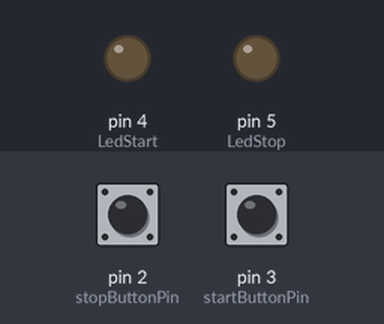
Recording of a sketch running on a simulated Arduino Uno, built with avr-gcc and run on an emulated ATmega328P. Shown: output pins drawn as LEDs (lit = HIGH). Inputs (shaded band) come from the test bench; at power-on: pin 2 (stopButtonPin) HIGH, pin 3 (startButtonPin) HIGH. No radio packets arrive unless stated.

Above: at 1.2 s.
1.3 s: pin 2 (stopButtonPin) pulled LOW for 0.15 s
At 2.2 s:
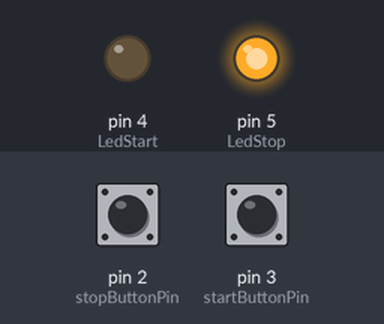
2.9 s: pin 3 (startButtonPin) pulled LOW for 0.15 s
At 3.5 s:
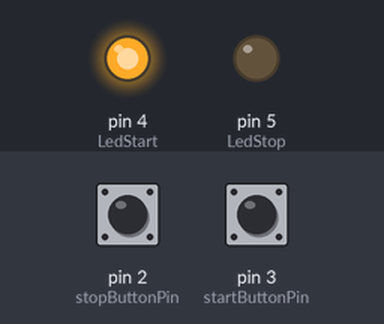
4.5 s: pin 2 (stopButtonPin) pulled LOW for 1 s
At 5.6 s:
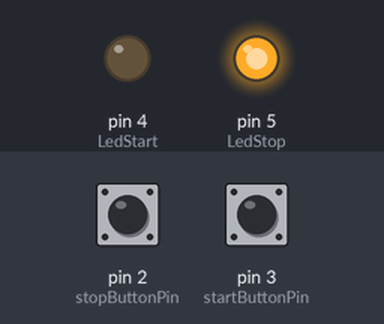
7.0 s: pin 3 (startButtonPin) pulled LOW for 1 s
At 7.7 s:
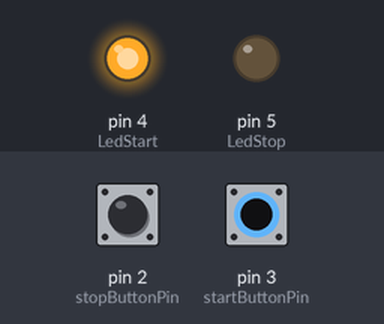
9.5 s: pin 2 (stopButtonPin) driven LOW and pin 3 (startButtonPin) driven LOW
12.5 s: pin 2 (stopButtonPin) driven HIGH
Timing chart, 0 to 15.0 s (numbered marks = the images above; inputs shaded):
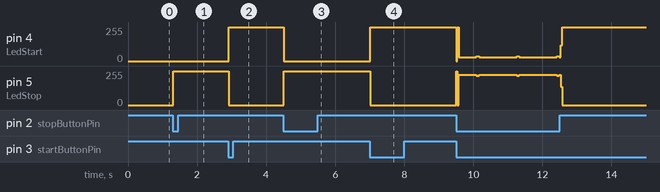

The sketch:

EmisorTierra.ino
```cpp
#include <SPI.h>
#include <nRF24L01.h>
#include <RF24.h>

#define CE_PIN 9
#define CSN_PIN 10

RF24 radio(CE_PIN, CSN_PIN);

const byte address[6] = "00001"; // Dirección del receptor

struct Data_Package {
  byte sta;
  byte sto;
};

Data_Package data;

const int startButtonPin = 3; // Pulsador de start
const int stopButtonPin = 2;  // Pulsador de stop

const int LedStart = 4; // Pulsador de start
const int LedStop = 5;  // Pulsador de stop

void setup() {
  Serial.begin(9600);
  pinMode(startButtonPin, INPUT_PULLUP);
  pinMode(stopButtonPin, INPUT_PULLUP);
  pinMode(LedStart, OUTPUT);
  pinMode(LedStop, OUTPUT);

  radio.begin();
  radio.openWritingPipe(address);
  radio.setAutoAck(false);
  radio.setDataRate(RF24_250KBPS);
  radio.setPALevel(RF24_PA_LOW);
  data.sta = 0;
  data.sto = 0;
}

void loop() {
  data.sta = digitalRead(startButtonPin);
  data.sto = digitalRead(stopButtonPin);


  if (data.sta == LOW) {
    //enviarDatos(1); // Envía señal de encendido al receptor
    radio.write(&data, sizeof(Data_Package));
    digitalWrite(LedStart, HIGH);
    digitalWrite(LedStop, LOW);
  }
  if (data.sto == LOW) {
    //enviarDatos(0); // Envía señal de apagado al receptor
    radio.write(&data, sizeof(Data_Package));
    digitalWrite(LedStop, HIGH);
    digitalWrite(LedStart, LOW);
  }


  delay(10); // Evita envío continuo mientras los pulsadores están presionados
}

//void enviarDatos(int estado)
```

Measured:
- after the input at 1.3 s, pin 5 (LedStop): 0/255 → 255/255 at once
- after the input at 2.9 s, pin 4 (LedStart): 0/255 → 255/255 at once; pin 5 (LedStop): 255/255 → 0/255 at once
- after the input at 4.5 s, pin 4 (LedStart): 255/255 → 0/255 at once; pin 5 (LedStop): 0/255 → 255/255 at once
- after the input at 7.0 s, pin 4 (LedStart): 0/255 → 255/255 at once; pin 5 (LedStop): 255/255 → 0/255 at once
